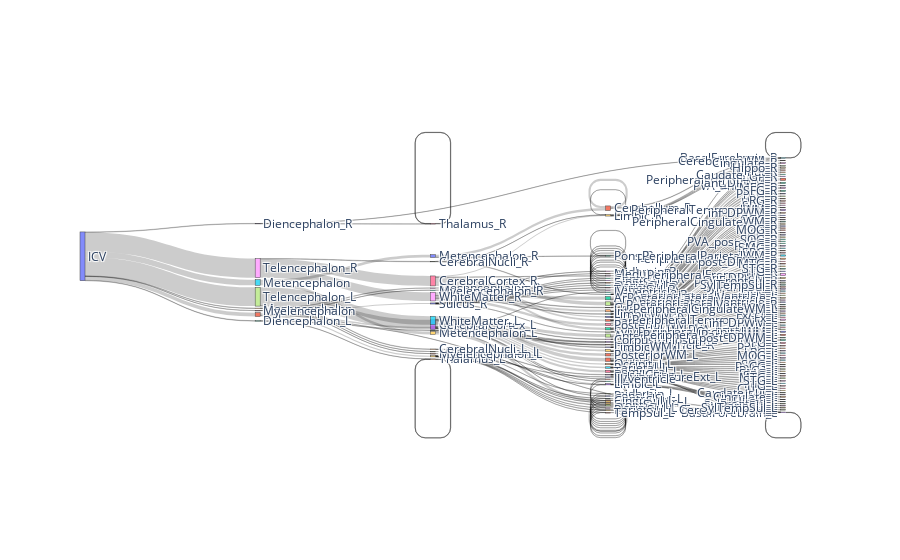

Here is the notebook cell this chart was saved with:
### Code cell
for i in three_four['level3']:
    level1_index = labels.index(i)
    sourcetest.append(index_list[level1_index])

for i in three_four['level4']:
    level2_index = labels.index(i)
    targettest.append(index_list[level2_index])

# data to dict, dict to sankey
link = dict(source = sourcetest, target = targettest, value = value)
node = dict(label = labels, pad=2, thickness=5)
data = go.Sankey(link = link, node=node)
# plot
fig = go.Figure(data)
fig.show()
fig.write_html('graph0-4')

### Figure 1 — Plotly figure (JSON) as saved in the notebook; plotly's stock layout.template omitted (floating-point values rounded to 4 significant figures; data arrays with more than 128 entries replaced by an {"elided": "..."} marker saying what was removed)
{"data": [{"link": {"source": {"elided": "226 int values"}, "target": {"elided": "226 int values"}, "value": {"elided": "226 float values"}}, "node": {"label": {"elided": "227 str values"}, "pad": 2, "thickness": 5}, "type": "sankey"}], "layout": {}}
